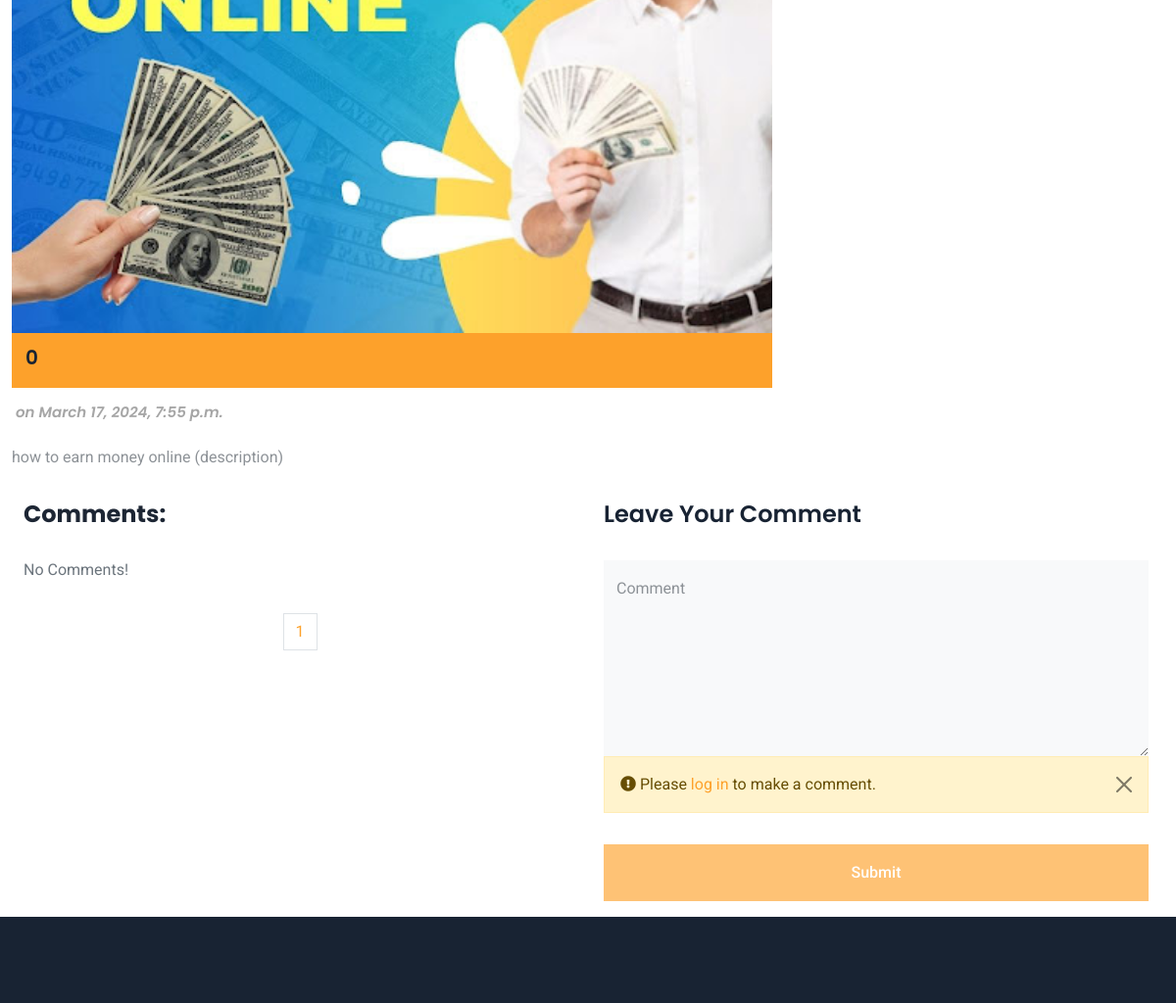
Page /blogs/details/2/ (middle part) on the earlier database version.
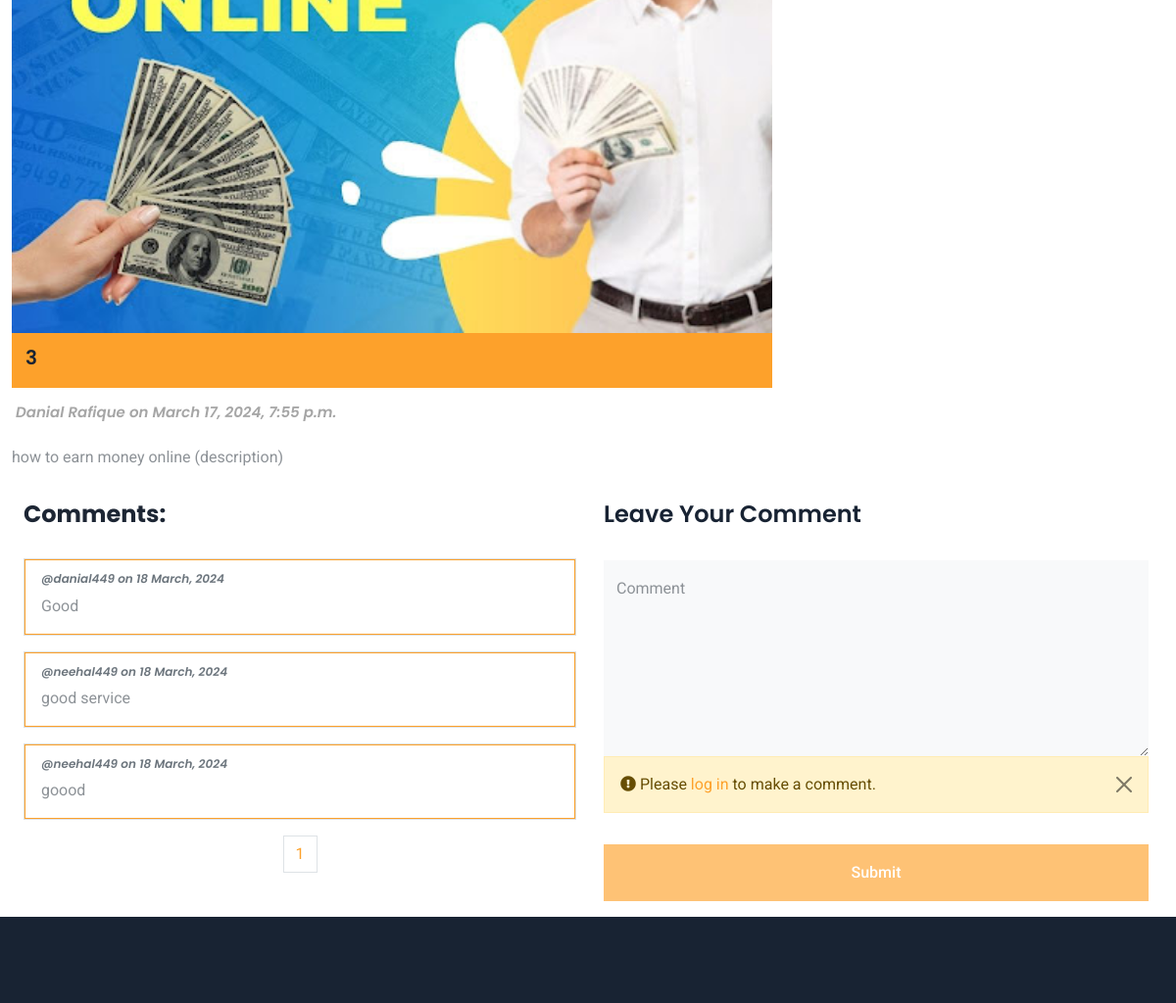
Same page on the later database version.
### blog/models.py (models this page shows, shortened)
class Post(models.Model):
    author = models.ForeignKey(settings.AUTH_USER_MODEL ,on_delete=models.CASCADE)
    title = models.CharField(max_length=200)
    created_date = models.DateTimeField(default=timezone.now)
    published_date = models.DateTimeField(blank=True , null=True)
    post_image = models.ImageField(upload_to='post_featured_pics/' , null=True , blank=True)
    text = HTMLField(null=True, blank=True)

class Comment(models.Model):
    post = models.ForeignKey(Post , related_name='comments' , on_delete=models.CASCADE)
    author = models.ForeignKey(settings.AUTH_USER_MODEL ,on_delete=models.CASCADE)
    text = models.TextField()
    created_date = models.DateTimeField(default=timezone.now)

### accounts/models.py (models this page shows)
class User(AbstractUser):
    is_admin = models.BooleanField('Is_admin' , default=False)
    is_customer = models.BooleanField('Is_customer' , default=False)
    is_vendor = models.BooleanField('Is_vendor' , default=False)
    CATAGORY_CHOICES = [('Punjab' ,'Punjab') ,('Sindh' ,'Sindh'),('Khyber Pakhtunkhwa','Khyber Pakhtunkhwa'),('Gilgit-Baltistan' ,'Gilgit-Baltistan') ,('Islamabad Capital Territory' ,'Islamabad Capital Territory'),('Balochistan','Balochistan'),]
    CATAGORY_EMP= [('Electrician' ,'Electrician'),('Plumber' ,'Plumber'),('Sweaper' ,'Sweaper'),('Carpenter' ,'Carpenter'),('Drain clean' ,'Drain clean'),('AC repair' ,'AC repair'),('Painting & Decorating' ,'Painting & Decorating'),]
    mobile_no = models.CharField(max_length=11 ,null=True, blank=True)
    address1 = models.CharField(max_length=200,default='abc')
    address2 = models.CharField(max_length=200,default='abc')
    city =  models.CharField(max_length=70 ,null=True, blank=True)
    province = models.CharField(choices=CATAGORY_CHOICES,default='Punjab', max_length=56)
    employee = models.CharField(choices=CATAGORY_EMP,default='none', max_length=100)
    cnic= models.CharField(max_length=13 ,null=True, blank=True)
    shop_reference = models.TextField(default='shop no address etc')
    vendor_image = models.ImageField(upload_to='vendor_profile_pics/')
    is_email_verified = models.BooleanField(default=False)
    email_verification_token = models.CharField(max_length=200 ,blank=True, null=True)
    def __str__(self):
        return self.username

### blog/views.py (the view)
# urls.py: path('details/<int:pk>/', post_details , name='post_details')
def post_details(request , pk):
    post = get_object_or_404(Post , pk=pk)
    recent_post = Post.objects.filter(published_date__lte=timezone.now()).order_by('-published_date')[:10]
    comments = post.comments.all()
    paginator = Paginator(comments , 10)
    page_number = request.GET.get('page')
    commentsfinal = paginator.get_page(page_number)
    totalpage = commentsfinal.paginator.num_pages
    if request.method == 'POST':
        form = CommentForm(request.POST)
        if form.is_valid():
            comment=form.save(commit=False)
            comment.post = post
            comment.author = request.user
            comment.save()
            messages.success(request, "Submit Successfully! Thank you for your comment.")
            return redirect('blog:post_details' , pk=post.pk)
    else:
        form=CommentForm()
    context = {
        'post':post ,
        'comments':commentsfinal ,
        'form':form,
        'recent_post':recent_post,
        'totalpagelist' : [n+1 for n in range(totalpage)]
    }
    return render(request , 'blog/post_details.html', context)

### blog/forms.py
class CommentForm(forms.ModelForm):
    class Meta:
        model = Comment
        fields = ( 'text',)

### blog/templates/blog/post_details.html (shortened to what this page needs)
{% extends "base.html" %}
{% load static %}
{% block css %}
<link rel="stylesheet" href="{% static 'vendor/css/service_detail.css'%}">{% endblock css %}
{% block content %}
<div class="container-fluid">
    <div class="row justify-content-center">
        <div class="col-lg-8 col-md-12 wow fadeInUp" data-wow-delay="0.1s">
            <div class="post-image">
                <img src="{{post.post_image.url}}" alt="img" loading="lazy">
            </div>
            <div class="post-info btn-primary d-flex">
                <h5><span></span>{{ post.comments.all|length }}
                </h5>
            </div>
            <div class="author d-flex">
                <h6><ion-icon name="person-circle-outline"></ion-icon>{{post.author.first_name}}
                    {{post.author.last_name}} on {{post.published_date}}</h6>
            </div>
            <div class="post-content">
                <p>{{post.text | safe}}</p>
            </div>
        </div>
        <div class="col-lg-4 col-md-12 recent-post-section wow fadeInUp" data-wow-delay="0.5s">
        </div>
        <div class="row justify-content-center">
            <div class="col-lg-6 col-sm-12 comment-section py-3 wow fadeInUp" data-wow-delay="0.1s">
                <div class="comments">
                    <h4>Comments:</h4>
                    {% if comments %}
                    {% for comment in comments %}
                    <div class="card mt-3">
                        <div class="card-body ">
                            <h6 style="font-style: italic; font-size: 12px;" class="card-subtitle mb-2 text-muted">
                                @{{comment.author}} on {{comment.created_date|date:"j F, Y"}}</h6>
                            <p class="card-text">{{comment.text}}</p>
                        </div>
                    </div>
                    {% endfor %}
                    {% else %}
                    <p class="text-muted">No Comments!</p>
                    {% endif %}
                    <div class="container-fluid pt-3 wow fadeIn" data-wow-delay="0.1s">
                        <nav aria-label="Page navigation example">
                            <ul class="pagination justify-content-center">
                                  {% for n in totalpagelist %}
                                  <li class="page-item"><a class="page-link" href="/blogs/details/{{post.pk}}?page={{n}}">{{n}}</a></li>
                                  {% endfor %}
                            </ul>
                        </nav>
                    </div>
                </div>
            </div>
            <div class="col-lg-6 col-sm-12  comment-form p-3 wow fadeInUp" data-wow-delay="0.5s">
                <h4 class="pb-4">Leave Your Comment</h4>
                <form action="" method="post">
                    <div class="col-12">
                        <div class="form-floating">
                            <textarea class="form-control bg-light border-0" name="text"
                                placeholder="Enter comment Here.." id="message" style="height: 200px" required></textarea>
                            <label for="message">Comment</label>
                        </div>
                    </div>
                    <div class="col-12">
                        {% if user.is_authenticated %}
                        <button class="btn btn-primary w-100 py-3 mt-3" type="submit">Submit</button>
                        {% else %}
                        <div class="alert alert-warning alert-dismissible fade show" role="alert">
                            <i class="fa fa-exclamation-circle" aria-hidden="true"></i> Please <a href="{% url 'accounts:user_login_view' %}">log in</a> to make a comment.
                            <button type="button" class="btn-close" data-bs-dismiss="alert" aria-label="Close"></button>
                          </div>
                        <button class="btn btn-primary w-100 py-3 mt-3 disabled" type="submit">Submit</button>
                        {% endif %}
                    </div>
                </form>
            </div>
        </div>
    </div>
</div>
{% endblock content %}

Differences in the rows shown:
changed through a linked row, Post "how to earn money online (description)": comments.all|length "0" → "3"; author.first_name (not shown) → "Danial"; author.last_name (not shown) → "Rafique"
added Comment: author "danial449", created_date "18 March, 2024", text "Good"
added Comment: author "neehal449", created_date "18 March, 2024", text "good service"
added Comment: author "neehal449", created_date "18 March, 2024", text "goood"
Other differences:
text no longer shown: "No Comments!"
